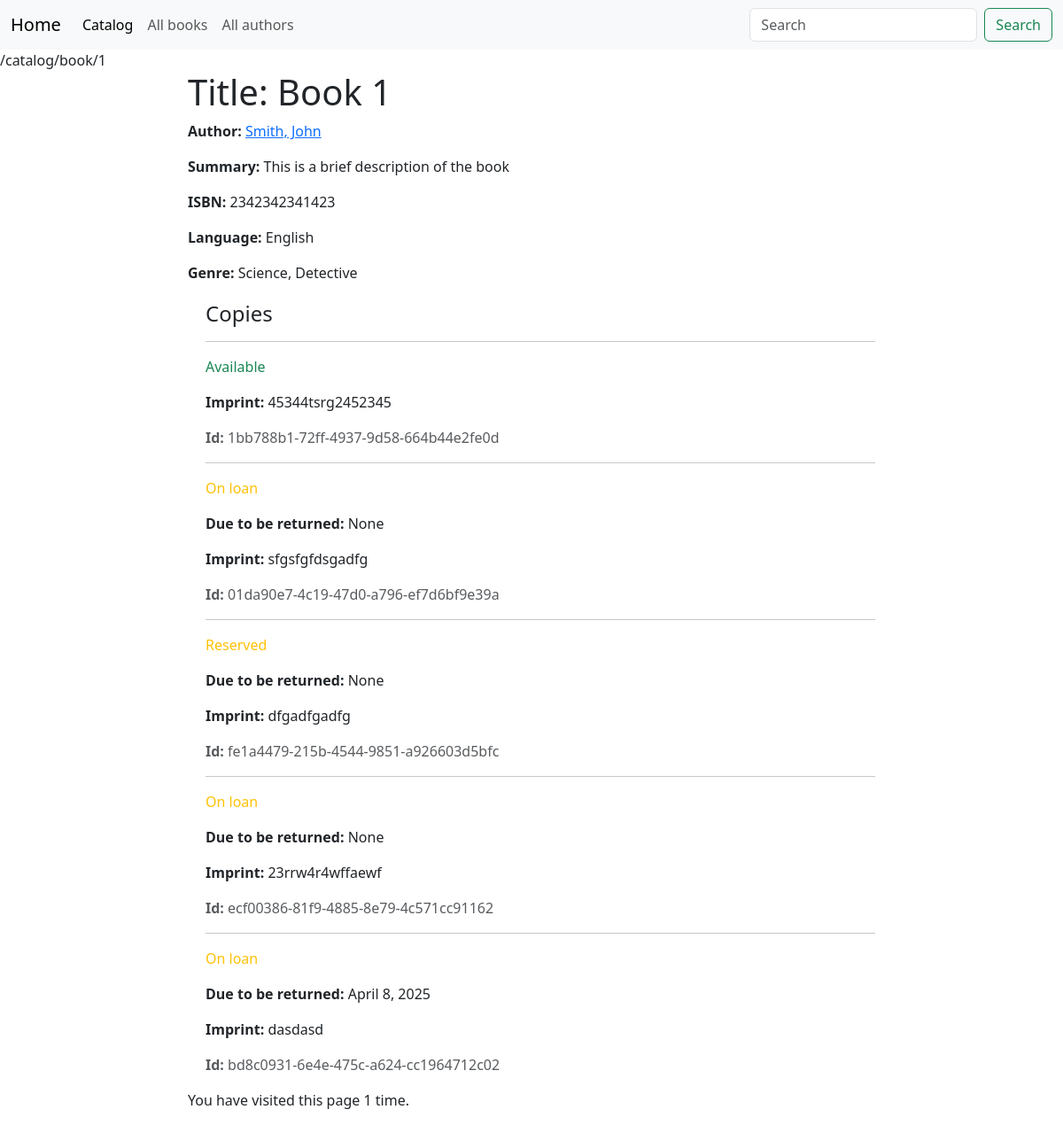
/catalog/book/1, run on the app's committed database.
### catalog/models.py (models this page shows, shortened)
class Book(models.Model):
    title = models.CharField(max_length=200)
    author = models.ForeignKey('Author', on_delete=models.SET_NULL, null=True)
    summary = models.TextField(max_length=1000, help_text="Enter a brief description of the book")
    isbn = models.CharField('ISBN',max_length=13, help_text='13 Character <a href="https://www.isbn-international.org/content/what-isbn">ISBN number</a>')
    genre = models.ManyToManyField(Genre, help_text="Select a genre for this book")
    language = models.ForeignKey('Language', on_delete=models.SET_NULL, null=True)
    class Meta:
        ordering = ["title"]
    def display_genre(self):
        """
        Creates a string for the Genre. This is required to display genre in Admin.
        """
        return ', '.join([genre.name for genre in self.genre.all()[:3]])
    display_genre.short_description = 'Genre'

class Author(models.Model):
    first_name = models.CharField(max_length=100)
    last_name = models.CharField(max_length=100)
    date_of_birth = models.DateField(null=True, blank=True)
    date_of_death = models.DateField('Died', null=True, blank=True)
    def __str__(self):
        return '%s, %s' % (self.last_name, self.first_name)

class Language(models.Model):
    name = models.CharField(max_length=20)
    def __str__(self):
        return self.name

class Genre(models.Model):
    name = models.CharField(max_length=200, help_text="Enter a book genre (e.g. Science Fiction, French Poetry etc.)")
    def __str__(self):
        return self.name
    from django.urls import reverse #Used to generate URLs by reversing the URL patterns

class BookInstance(models.Model):
    id = models.UUIDField(primary_key=True, default=uuid.uuid4, help_text="Unique ID for this particular book across whole library")
    book = models.ForeignKey('Book', on_delete=models.SET_NULL, null=True)
    imprint = models.CharField(max_length=200)
    due_back = models.DateField(null=True, blank=True)
    LOAN_STATUS = (
        ('m', 'Maintenance'),
        ('o', 'On loan'),
        ('a', 'Available'),
        ('r', 'Reserved'),
    )
    status = models.CharField(max_length=1, choices=LOAN_STATUS, blank=True, default='m', help_text='Book availability')
    class Meta:
        ordering = ["due_back"]

### catalog/views.py (the view)
# urls.py: re_path(r'^book/(?P<pk>\d+)$', views.BookDetailView.as_view(), name='book-detail'),
class BookDetailView(generic.DetailView):
    model = Book
    template_name = 'books/book_page.html'
    def get(self, request, *args, **kwargs):
        book = self.get_object()
        if not request.session.get('visited_books'):
            request.session['visited_books'] = {}
        book_id = str(book.id)
        if book_id in request.session['visited_books']:
            request.session['visited_books'][book_id] += 1
        else:
            request.session['visited_books'][book_id] = 1
        request.session.modified = True
        self.extra_context = {
            'num_visits': request.session['visited_books'].get(book_id, 0)
        }
        return super().get(request, *args, **kwargs)

### catalog/templates/books/book_page.html
{% extends "base_generic.html" %}
{% block content %}
<h1>Title: {{ book.title }}</h1>
<p><strong>Author:</strong> <a href="">{{ book.author }}</a></p>
<p><strong>Summary:</strong> {{ book.summary }}</p>
<p><strong>ISBN:</strong> {{ book.isbn }}</p>
<p><strong>Language:</strong> {{ book.language }}</p>
<p><strong>Genre:</strong> {% for genre in book.genre.all %} {{ genre }}{% if not forloop.last %}, {% endif %}{% endfor %}</p>
<div style="margin-left:20px; margin-top:20px">
    <h4>Copies</h4>
    {% for copy in book.bookinstance_set.all %}
    <hr>
    <p class="{% if copy.status == 'a' %}text-success{% elif copy.status == 'd' %}text-danger{% else %}text-warning{% endif %}">
        {{ copy.get_status_display }}</p>
    {% if copy.status != 'a' %}<p><strong>Due to be returned:</strong> {{copy.due_back}}</p>{% endif %}
    <p><strong>Imprint:</strong> {{copy.imprint}}</p>
    <p class="text-muted"><strong>Id:</strong> {{copy.id}}</p>
    {% endfor %}
</div>
<p>
    You have visited this page {{ num_visits }}{% if num_visits == 1 %} time{% else %} times{% endif %}.
</p>
{% endblock %}

### data on the page
Book: title "Book 1", author "Smith, John", summary "This is a brief description of the book", isbn "2342342341423", language "English"
Genre: name "Science"
Genre: name "Detective"
BookInstance: status "Available", imprint "45344tsrg2452345", id "1bb788b1-72ff-4937-9d58-664b44e2fe0d"
BookInstance: status "On loan", due_back "None", imprint "sfgsfgfdsgadfg", id "01da90e7-4c19-47d0-a796-ef7d6bf9e39a"
BookInstance: status "Reserved", due_back "None", imprint "dfgadfgadfg", id "fe1a4479-215b-4544-9851-a926603d5bfc"
BookInstance: status "On loan", due_back "None", imprint "23rrw4r4wffaewf", id "ecf00386-81f9-4885-8e79-4c571cc91162"
BookInstance: status "On loan", due_back "April 8, 2025", imprint "dasdasd", id "bd8c0931-6e4e-475c-a624-cc1964712c02"

### other printed values
{{ request.path }} "/catalog/book/1"
{{ num_visits }} "1"
